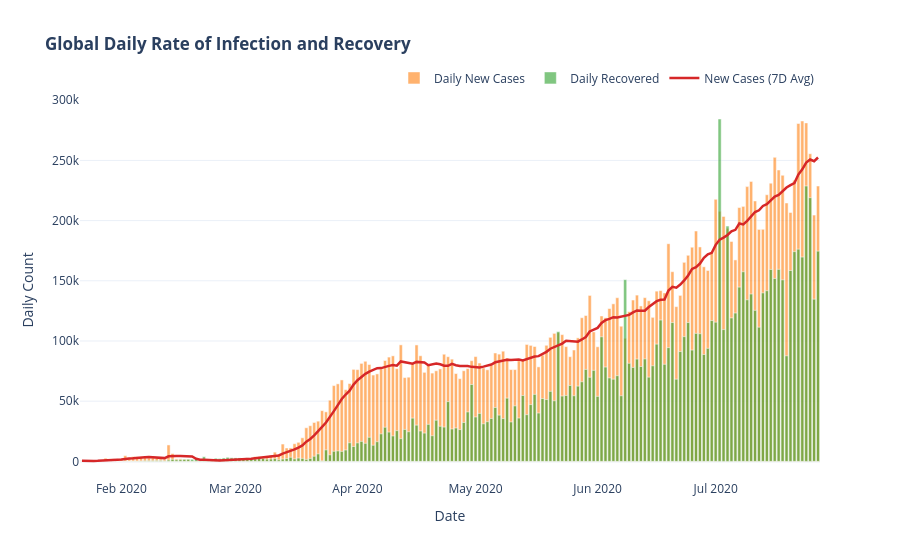

Here is the notebook cell this chart was saved with:
### Markdown cell above
### 4.2. Interactive Plot: Global Daily Infection Rate vs Recovery Rate
Dual-overlay chart illustrating daily additions to confirmed and recovered counts, along with a 7-day smoothed trendline.

### Code cell
fig_world_daily = go.Figure()
fig_world_daily.add_trace(go.Bar(x=world_df['Date'], y=world_df['Daily_Confirmed'], name='Daily New Cases', marker_color='rgba(255, 127, 14, 0.6)'))
fig_world_daily.add_trace(go.Bar(x=world_df['Date'], y=world_df['Daily_Recovered'], name='Daily Recovered', marker_color='rgba(44, 160, 44, 0.6)'))
fig_world_daily.add_trace(go.Scatter(x=world_df['Date'], y=world_df['Daily_Confirmed_7D_Avg'], mode='lines', name='New Cases (7D Avg)', line=dict(color='#d62728', width=2.5)))

fig_world_daily.update_layout(
    title='<b>Global Daily Rate of Infection and Recovery</b>',
    xaxis_title='Date',
    yaxis_title='Daily Count',
    barmode='overlay',
    template='plotly_white',
    hovermode='x unified',
    legend=dict(orientation='h', yanchor='bottom', y=1.02, xanchor='right', x=1)
)
fig_world_daily.show()

### Figure 1 — Plotly figure (JSON) as saved in the notebook; plotly's stock layout.template omitted (floating-point values rounded to 4 significant figures; data arrays with more than 128 entries replaced by an {"elided": "..."} marker saying what was removed)
{"data": [{"marker": {"color": "rgba(255, 127, 14, 0.6)"}, "name": "Daily New Cases", "type": "bar", "x": {"elided": "188 str values"}, "y": {"elided": "188 float values"}}, {"marker": {"color": "rgba(44, 160, 44, 0.6)"}, "name": "Daily Recovered", "type": "bar", "x": {"elided": "188 str values"}, "y": {"elided": "188 float values"}}, {"line": {"color": "#d62728", "width": 2.5}, "mode": "lines", "name": "New Cases (7D Avg)", "type": "scatter", "x": {"elided": "188 str values"}, "y": {"elided": "188 float values"}}], "layout": {"barmode": "overlay", "hovermode": "x unified", "legend": {"orientation": "h", "x": 1, "xanchor": "right", "y": 1.02, "yanchor": "bottom"}, "title": {"text": "<b>Global Daily Rate of Infection and Recovery</b>"}, "xaxis": {"title": {"text": "Date"}}, "yaxis": {"title": {"text": "Daily Count"}}}}
